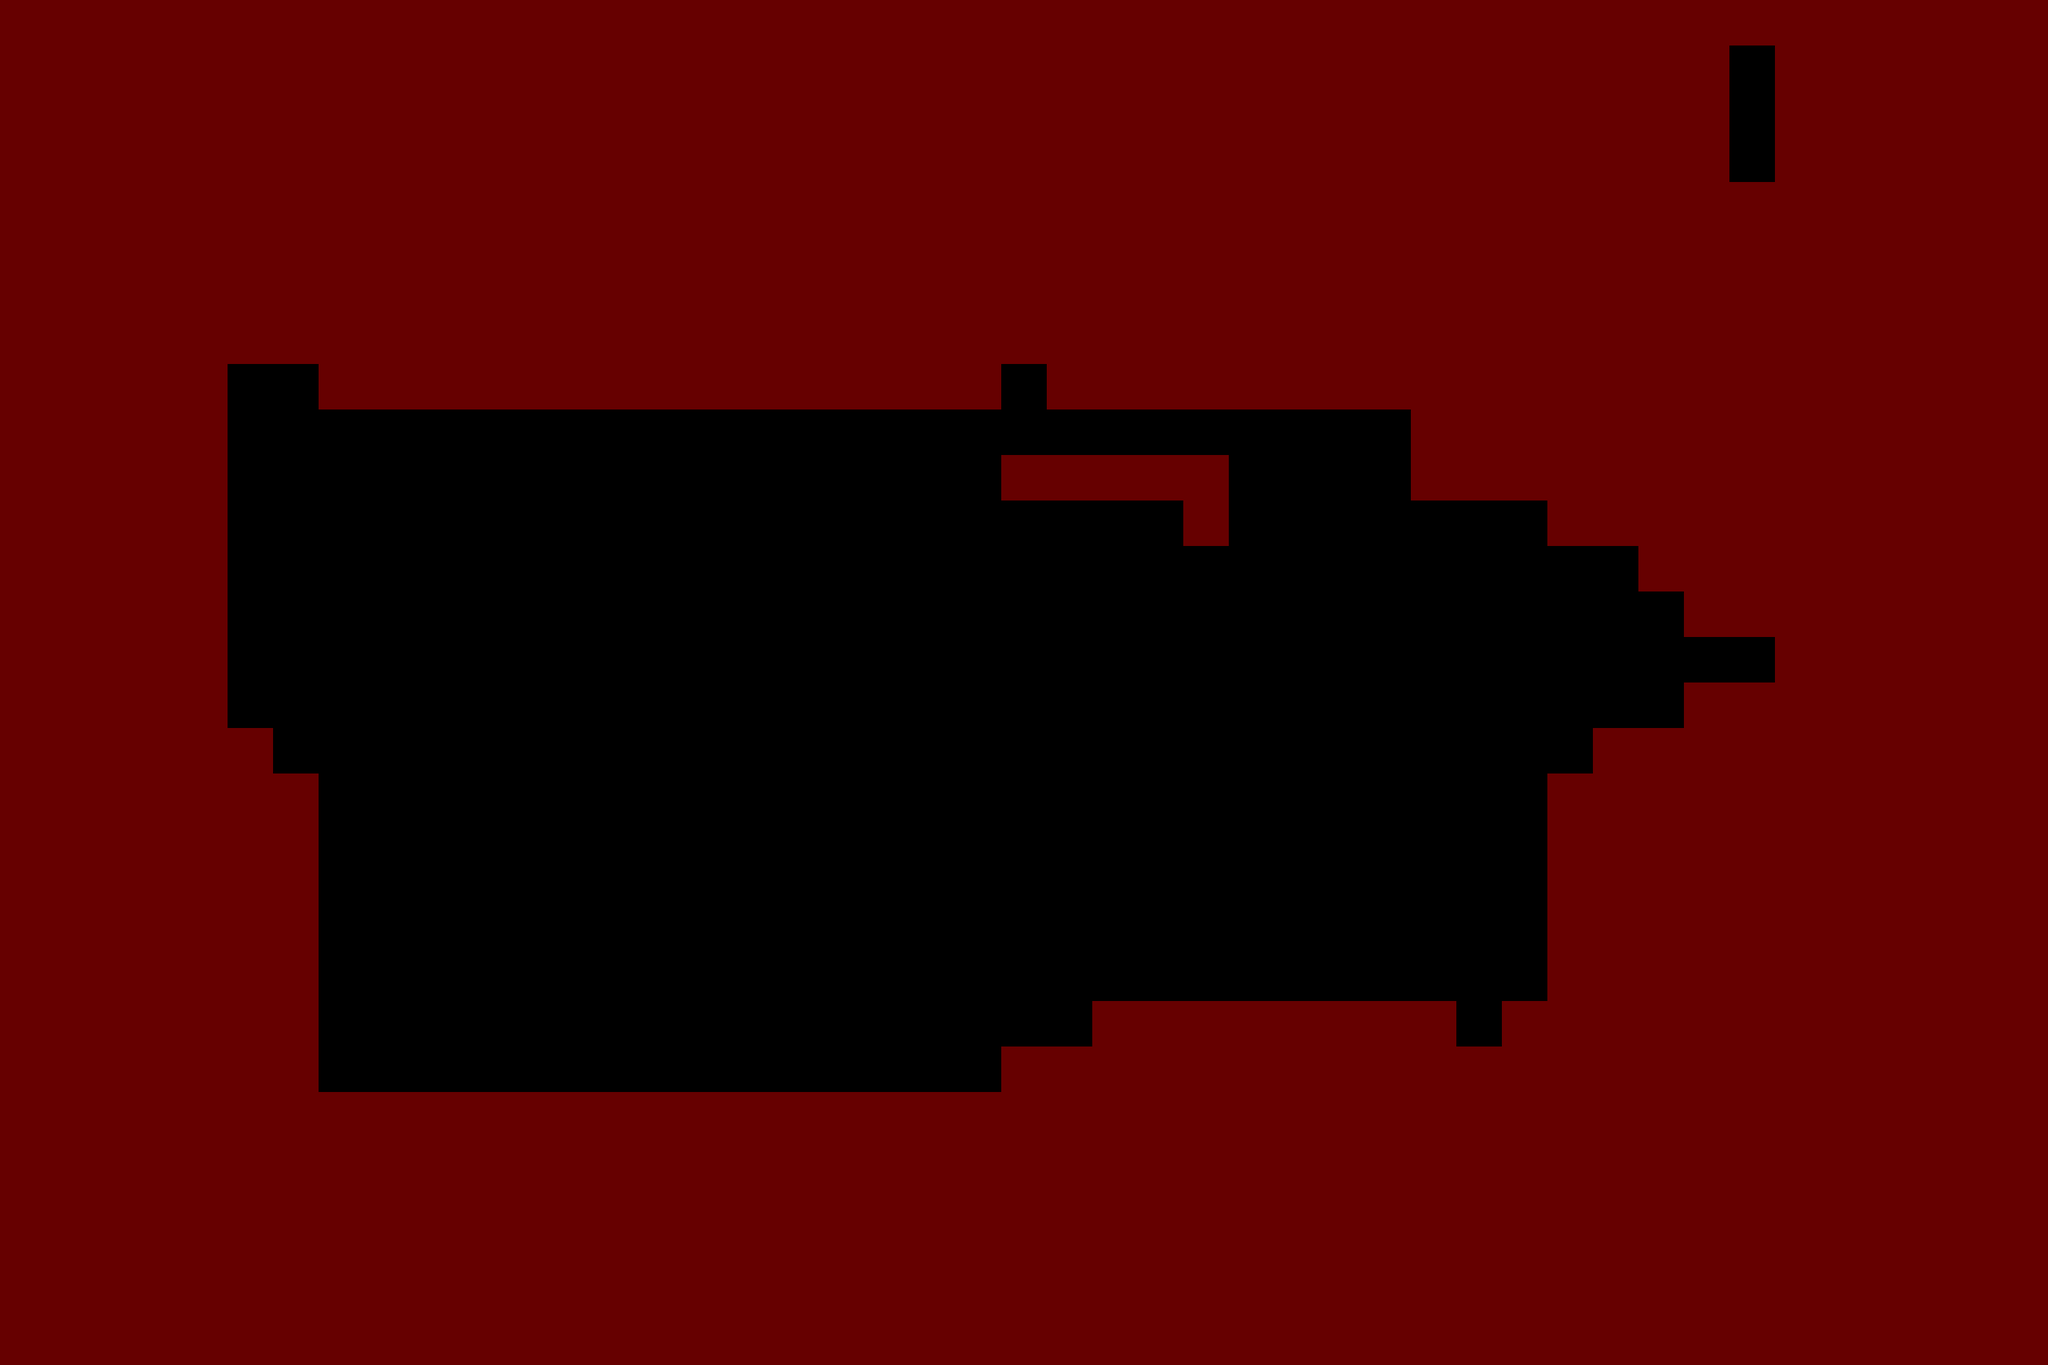

Rendered tile map (Tiled .tmx) drawn with the repository's tilesets; below, a short description and the full map source, tile grids included:
An orthogonal 45x30 tile map with 64x64 px tiles, 1 tile layer (碰撞（红色）), 2 tilesets.

<map version="1.0" tiledversion="1.1.6" orientation="orthogonal" renderorder="left-up" width="45" height="30" tilewidth="64" tileheight="64" infinite="0" nextobjectid="1"><tileset firstgid="1" name="tile_res" tilewidth="64" tileheight="64" tilecount="2" columns="2"><image source="../misc/tile_res.png" width="128" height="64" /></tileset><tileset firstgid="3" name="tile_res" tilewidth="64" tileheight="64" tilecount="2" columns="2"><image source="../misc/tile_res.png" width="128" height="64" /></tileset><imagelayer name="背景"><image source="mdata.jpg" width="2880" height="1920" /></imagelayer><layer name="碰撞（红色）" width="45" height="30"><data encoding="csv">1,1,1,1,1,1,1,1,1,1,1,1,1,1,1,1,1,1,1,1,1,1,1,1,1,1,1,1,1,1,1,1,1,1,1,1,1,1,1,1,1,1,1,1,1,1,1,1,1,1,1,1,1,1,1,1,1,1,1,1,1,1,1,1,1,1,1,1,1,1,1,1,1,1,1,1,1,1,1,1,1,1,1,0,1,1,1,1,1,1,1,1,1,1,1,1,1,1,1,1,1,1,1,1,1,1,1,1,1,1,1,1,1,1,1,1,1,1,1,1,1,1,1,1,1,1,1,1,0,1,1,1,1,1,1,1,1,1,1,1,1,1,1,1,1,1,1,1,1,1,1,1,1,1,1,1,1,1,1,1,1,1,1,1,1,1,1,1,1,1,1,1,1,0,1,1,1,1,1,1,1,1,1,1,1,1,1,1,1,1,1,1,1,1,1,1,1,1,1,1,1,1,1,1,1,1,1,1,1,1,1,1,1,1,1,1,1,1,1,1,1,1,1,1,1,1,1,1,1,1,1,1,1,1,1,1,1,1,1,1,1,1,1,1,1,1,1,1,1,1,1,1,1,1,1,1,1,1,1,1,1,1,1,1,1,1,1,1,1,1,1,1,1,1,1,1,1,1,1,1,1,1,1,1,1,1,1,1,1,1,1,1,1,1,1,1,1,1,1,1,1,1,1,1,1,1,1,1,1,1,1,1,1,1,1,1,1,1,1,1,1,1,1,1,1,1,1,1,1,1,1,1,1,1,1,1,1,1,1,1,1,1,1,1,1,1,1,1,1,1,1,1,1,1,1,1,1,1,1,1,1,1,1,1,1,0,0,1,1,1,1,1,1,1,1,1,1,1,1,1,1,1,0,1,1,1,1,1,1,1,1,1,1,1,1,1,1,1,1,1,1,1,1,1,1,1,1,1,1,1,0,0,0,0,0,0,0,0,0,0,0,0,0,0,0,0,0,0,0,0,0,0,0,0,0,0,1,1,1,1,1,1,1,1,1,1,1,1,1,1,1,1,1,1,1,0,0,0,0,0,0,0,0,0,0,0,0,0,0,0,0,0,1,1,1,1,1,0,0,0,0,1,1,1,1,1,1,1,1,1,1,1,1,1,1,1,1,1,1,1,0,0,0,0,0,0,0,0,0,0,0,0,0,0,0,0,0,0,0,0,0,1,0,0,0,0,0,0,0,1,1,1,1,1,1,1,1,1,1,1,1,1,1,1,1,0,0,0,0,0,0,0,0,0,0,0,0,0,0,0,0,0,0,0,0,0,0,0,0,0,0,0,0,0,0,0,1,1,1,1,1,1,1,1,1,1,1,1,1,1,0,0,0,0,0,0,0,0,0,0,0,0,0,0,0,0,0,0,0,0,0,0,0,0,0,0,0,0,0,0,0,0,1,1,1,1,1,1,1,1,1,1,1,1,1,0,0,0,0,0,0,0,0,0,0,0,0,0,0,0,0,0,0,0,0,0,0,0,0,0,0,0,0,0,0,0,0,0,0,1,1,1,1,1,1,1,1,1,1,1,0,0,0,0,0,0,0,0,0,0,0,0,0,0,0,0,0,0,0,0,0,0,0,0,0,0,0,0,0,0,0,0,1,1,1,1,1,1,1,1,1,1,1,1,1,1,0,0,0,0,0,0,0,0,0,0,0,0,0,0,0,0,0,0,0,0,0,0,0,0,0,0,0,0,0,1,1,1,1,1,1,1,1,1,1,1,1,1,1,1,1,1,0,0,0,0,0,0,0,0,0,0,0,0,0,0,0,0,0,0,0,0,0,0,0,0,0,0,0,1,1,1,1,1,1,1,1,1,1,1,1,1,1,1,1,1,1,0,0,0,0,0,0,0,0,0,0,0,0,0,0,0,0,0,0,0,0,0,0,0,0,0,0,0,1,1,1,1,1,1,1,1,1,1,1,1,1,1,1,1,1,1,0,0,0,0,0,0,0,0,0,0,0,0,0,0,0,0,0,0,0,0,0,0,0,0,0,0,0,1,1,1,1,1,1,1,1,1,1,1,1,1,1,1,1,1,1,0,0,0,0,0,0,0,0,0,0,0,0,0,0,0,0,0,0,0,0,0,0,0,0,0,0,0,1,1,1,1,1,1,1,1,1,1,1,1,1,1,1,1,1,1,0,0,0,0,0,0,0,0,0,0,0,0,0,0,0,0,0,0,0,0,0,0,0,0,0,0,0,1,1,1,1,1,1,1,1,1,1,1,1,1,1,1,1,1,1,0,0,0,0,0,0,0,0,0,0,0,0,0,0,0,0,0,1,1,1,1,1,1,1,1,0,1,1,1,1,1,1,1,1,1,1,1,1,1,1,1,1,1,1,1,0,0,0,0,0,0,0,0,0,0,0,0,0,0,0,1,1,1,1,1,1,1,1,1,1,1,1,1,1,1,1,1,1,1,1,1,1,1,1,1,1,1,1,1,1,1,1,1,1,1,1,1,1,1,1,1,1,1,1,1,1,1,1,1,1,1,1,1,1,1,1,1,1,1,1,1,1,1,1,1,1,1,1,1,1,1,1,1,1,1,1,1,1,1,1,1,1,1,1,1,1,1,1,1,1,1,1,1,1,1,1,1,1,1,1,1,1,1,1,1,1,1,1,1,1,1,1,1,1,1,1,1,1,1,1,1,1,1,1,1,1,1,1,1,1,1,1,1,1,1,1,1,1,1,1,1,1,1,1,1,1,1,1,1,1,1,1,1,1,1,1,1,1,1,1,1,1,1,1,1,1,1,1,1,1,1,1,1,1,1,1,1,1,1,1,1,1,1,1,1,1,1,1,1,1,1,1,1,1,1,1,1,1,1,1,1,1,1,1,1,1,1,1,1,1,1,1,1,1,1,1,1,1,1,1,1,1,1,1,1,1,1,1,1,1,1,1,1,1,1,1,1,1,1,1,1,1,1,1,1,1,1,1,1,1,1,1,1,1,1,1,1,1,1,1,1,1,1,1,1,1,1,1,1,1,1,1,1,1,1,1,1,1,1,1,1,1,1,1,1,1,1,1,1,1,1,1,1</data></layer></map>
